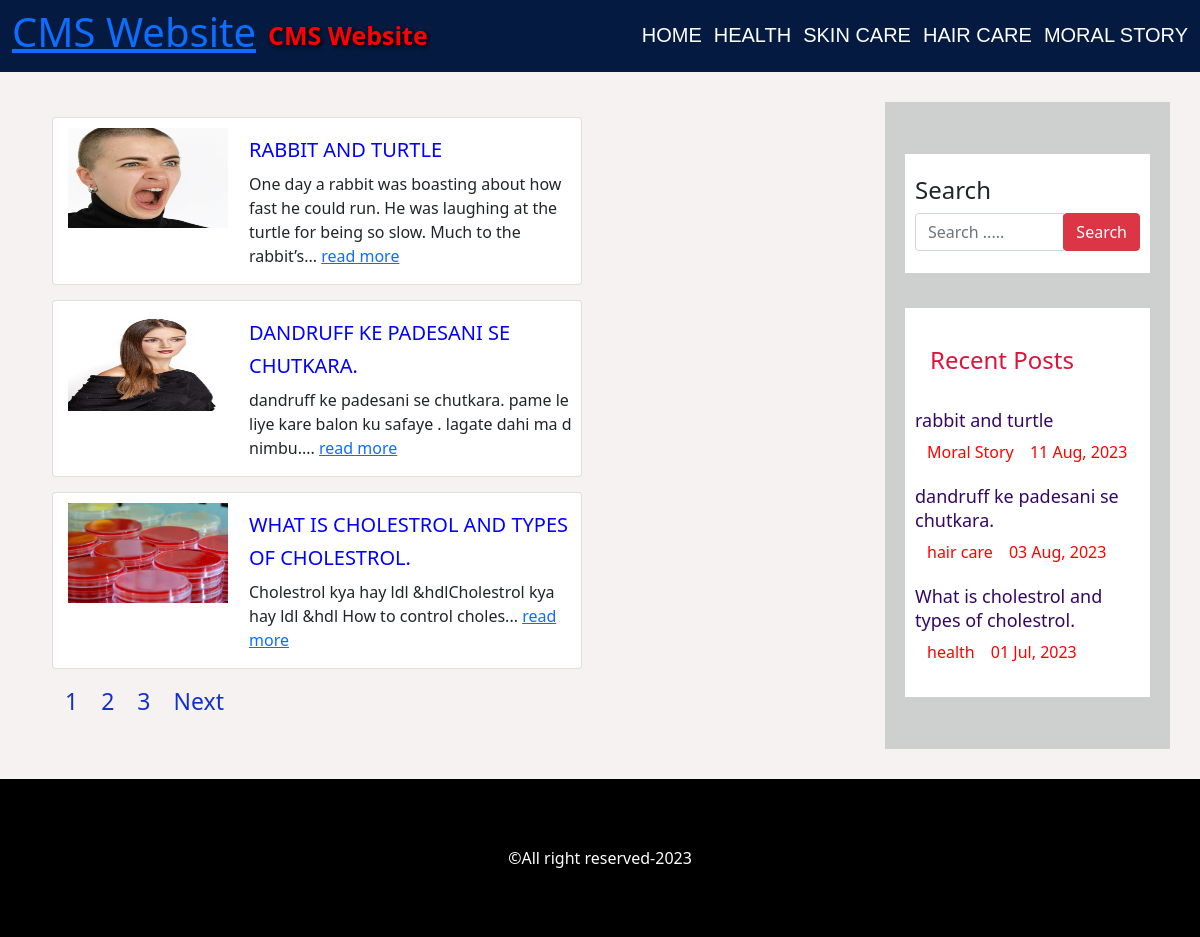
The page / on the database its author committed.
### tables this page shows
CREATE TABLE `settings` (
  `id` int(11) NOT NULL,
  `websitename` varchar(60) NOT NULL,
  `logo` varchar(50) NOT NULL,
  `footerdesc` varchar(255) NOT NULL
);

CREATE TABLE `category` (
  `category_id` int(11) NOT NULL,
  `category_name` varchar(100) NOT NULL,
  `post` int(11) NOT NULL
);

CREATE TABLE `post` (
  `post_id` int(11) NOT NULL,
  `title` varchar(100) NOT NULL,
  `description` text NOT NULL,
  `category` varchar(100) NOT NULL,
  `post_date` varchar(50) NOT NULL,
  `author` int(11) NOT NULL,
  `post_img` varchar(100) NOT NULL
);

### config.php (called while the page is built, shortened)
<?php
$hostname="http://localhost/php-projects/CMS-Website";
?>

### index.php (the view, shortened to what this page needs)
<?php
include "header.php";
?>
<section id="content-area">
    <div class="container">
        <div class="row">
             <div class="col-md-9">
                <div class="content">
                <?php
                        include "config.php";
                        $limit = 3;
                        if(isset($_GET['page'])){
                          $page = $_GET['page'];
                        }else{
                          $page = 1;
                        }
                        $offset = ($page - 1) * $limit;
                        $sql = "SELECT post.post_id, post.title, post.description,post.post_date,post.author,
                        category.category_name,users.username,post.category,post.post_img FROM post
                        LEFT JOIN category ON post.category = category.category_id
                        LEFT JOIN users ON post.author = users.user_id
                        ORDER BY post.post_id DESC LIMIT {$offset},{$limit}";
                        $result = mysqli_query($conn, $sql) or die("Query Failed.");
                        if(mysqli_num_rows($result) > 0){
                          while($row = mysqli_fetch_assoc($result)) {
                      ?>
                     <div class="card">
                         <div class="row">
                                 <div class="col-md-4">
                                 <a class="post-img" href="single.php?id=<?php echo $row['post_id']; ?>"><img src="admin/upload/<?php echo $row['post_img']; ?>" alt=""/></a>
                                 </div>
                                    <div class="col-md-8">
                                      <div class="card-title"><h3><a href='single.php?id=<?php echo $row['post_id']; ?>'><?php echo $row['title']; ?></a></h3></div>
                                      <div class="card-text"><p><?php echo substr($row['description'],0,130) ."..." ?>
                                      <a class='read-more pull-right' href='single.php?id=<?php echo $row['post_id']; ?>'>read more</a></p>
                                    </div>
                                    </div>
                            </div>
                   </div>
                <?php
                          }
                        }else{
                          echo "<h2>No Record Found.</h2>";
                        }
                         $sql1 = "SELECT * FROM post";
                         $result1 = mysqli_query($conn, $sql1) or die("Query Failed.");
                         if(mysqli_num_rows($result1) > 0){
                           $total_records = mysqli_num_rows($result1);
                           $total_page = ceil($total_records / $limit);
                           echo '<ul class="pagination admin-pagination">';
                           for($i = 1; $i <= $total_page; $i++){
                             if($i == $page){
                               $active = "active";
                             }else{
                               $active = "";
                             }
                             echo '<li class="'.$active.'"><a href="index.php?page='.$i.'">'.$i.'</a></li>';
                           }
                           if($total_page > $page){
                             echo '<li><a href="index.php?page='.($page + 1).'">Next</a></li>';
                           }
                           echo '</ul>';
                         }
                         ?>
             </div>
         </div>
         <?php include 'sidebar.php'; ?>
    </div>
    </div>
 </section>
 <?php include 'footer.php'; ?>

### header.php (shortened to what this page needs)
<?php
include "config.php";
?>
<!DOCTYPE html>
<html lang="en">
<head>
    <link href="https://cdn.jsdelivr.net/npm/bootstrap@5.1.3/dist/css/bootstrap.min.css" rel="stylesheet" >
    <link rel="stylesheet" href="css/style.css">
</head>
<body>
<nav class="navbar navbar-expand-lg ">
  <div class="container-fluid">
  <?php
                  include "config.php";
                  $sql = "SELECT * FROM settings";
                  $result = mysqli_query($conn, $sql) or die("Query Failed.");
                  if(mysqli_num_rows($result) > 0){
                    while($row = mysqli_fetch_assoc($result)) {
                      if($row['logo']=="")
                      {
                        echo '<a href="index.php"><h1>'.$row['websitename'].'</h1></a>';
                      }else{
                        echo '<a href="index.php" id="logo"><img src="admin/images/'. $row['logo'].'"></a>';
                      }
                ?>
   <a class="navbar-brand" href="index.php"><?php  echo $row['websitename']; ?></h1></a>
    <?php
                    }
                  }
                  ?>
    <div class="collapse navbar-collapse" id="navbarSupportedContent">
    <?php
        include "config.php";
        $sql = "SELECT * FROM category WHERE post >0";
        $result = mysqli_query($conn,$sql) or die("queryfaoled");
        if(mysqli_num_rows($result)>0){
     ?>
      <ul class="navbar-nav ms-auto mb-2 mb-lg-0">
      <li><a href='<?php echo $hostname; ?>'>Home</a></li>
        <?php while($row=mysqli_fetch_assoc($result)){
           echo "<li>
           <a href='category.php?cid={$row['category_id']}'>{$row['category_name']}</a>
         </li>";
          }?>
      </ul>
      <?php } ?>
    </div>
  </div>
  </nav>
</body>
</html>

### sidebar.php (shortened to what this page needs)
<div id="sidebar" class="col-md-3">
    <div class="search-box-container">
        <h4>Search</h4>
        <form class="search-post" action="search.php" method ="GET">
            <div class="input-group">
                <input type="text" name="search" class="form-control" placeholder="Search .....">
                <span class="input-group-btn">
                    <button type="submit" class="btn btn-danger">Search</button>
                </span>
            </div>
        </form>
    </div>
    <div class="recent-post-container">
        <h4>Recent Posts</h4>
        <?php
        include "config.php";
        $limit=3;
        $sql="SELECT post.post_id,post.title,post.post_date,category.category_name,post.category,post.post_img FROM post LEFT JOIN category ON post.category = category.category_id ORDER BY post.post_id DESC LIMIT {$limit}";
        $result=mysqli_query($conn,$sql) or die("query failed.Recent post");
        if(mysqli_num_rows($result)>0){
            while($row=mysqli_fetch_assoc($result)){
        ?>
        <div class="recent-post">
            <div class="post-content">
                <h5><a href="single.php?id=<?php echo $row['post_id']; ?>"><?php echo $row['title'];?></h5>
                <span>
                    <a href='category.php?cid=<?php echo $row['category'];?>'><?php echo $row['category_name']; ?></a>
                     </span>
                <span>
                    <?php echo $row['post_date']; ?>
                    </span>
                 </div>
        </div>
    <?php
        }
      }
    ?>
</div>

### footer.php
<section id="footer-area">
<div class="container">
    <div class="row">
        <div class="col-md-12">
        <?php
                  include "config.php";
                  $sql = "SELECT * FROM settings";
                  $result = mysqli_query($conn, $sql) or die("Query Failed.");
                  if(mysqli_num_rows($result) > 0){
                    while($row = mysqli_fetch_assoc($result)) {
                ?>
              <span><?php  echo $row['footerdesc']; ?></span>
              <?php
                    }
                }
                ?>
        </div>
    </div>
</div>
</section>

### css/style.css (style rules this page uses)
#content-area { padding: 30px 0; }
.card { max-width: 530px; margin: 15px 10px; }
.card img { width: 100%; height: 200px; margin: 10px 0px; }
.card-title { padding-top: 12px; margin-left: 12px; font-size: 20px; color: rgb(1, 1, 23); }
.card-text { font-size: 16px; margin-left: 12px; }
.navbar-brand { color: red; font-size: 25px; margin-left: 12px;; font-weight: 800; text-shadow: 2px 2px 4px #000000; }
.navbar { background-color: rgb(5, 26, 65); }
#content-area { background-color: rgba(246, 242, 242, 0.977); }
#footer-area { background-color: black; color: #fff; text-align: center; padding: 67px 0; }
.post-img { width: 100%; height: 200px; margin: 10px 15px; }
.admin-pagination li a { color: coral; margin-left: 23px; font-size: 23px; font-weight: 500; text-decoration: none; }
#sidebar { padding: 52px 20px; background-color: rgba(162, 168, 168, 0.484); }
.search-box-container { padding: 22px 10px; background-color: #fff; margin-bottom: 35px; }
.recent-post-container { padding: 23px 10px; background-color: #fff; }
.post-content h5 a { color: rgb(53, 7, 101); text-decoration: none; font-size: 18px; }
.recent-post a { color:red; text-decoration: none; margin-left: 8px; margin: 0px 12px 0px 0px; }
.recent-post { color: red; padding: 10px 0px; }
.recent-post-container h4 { color: crimson; padding: 15px; }
.card-title a { color: blue; font-size: 20px; text-decoration: none; text-transform: uppercase; }
.post-img img { width: 100%; height: 100px; margin: 10px 0px; }
.pagination li a { color: #1231ca; align-items: center; }

### header.php (style rules this page uses)
.navbar-nav li a { color:#fff; font: 20px sans-serif; margin-left: 12px; text-decoration: none; text-transform: uppercase; font-weight:800px; }

### rows shown on the page
settings: websitename "CMS Website", footerdesc "©All right reserved-2023"
category: category_name "HEALTH"
category: category_name "SKIN CARE"
category: category_name "HAIR CARE"
category: category_name "MORAL STORY"
post: post_img (picture), title "RABBIT AND TURTLE", description "One day a rabbit was boasting about how fast he could run. He was laughing at the turtle for being so slow. Much to the rabbit’s", title "rabbit and turtle", category.category_name "Moral Story", post_date "11 Aug, 2023"
post: post_img (picture), title "DANDRUFF KE PADESANI SE CHUTKARA.", description "dandruff ke padesani se chutkara. pame le liye kare balon ku safaye . lagate dahi ma d nimbu.", title "dandruff ke padesani se chutkara.", category.category_name "hair care", post_date "03 Aug, 2023"
post: post_img (picture), title "WHAT IS CHOLESTROL AND TYPES OF CHOLESTROL.", description "Cholestrol kya hay ldl &hdlCholestrol kya hay ldl &hdl How to control choles", title "What is cholestrol and types of cholestrol.", category.category_name "health", post_date "01 Jul, 2023"
